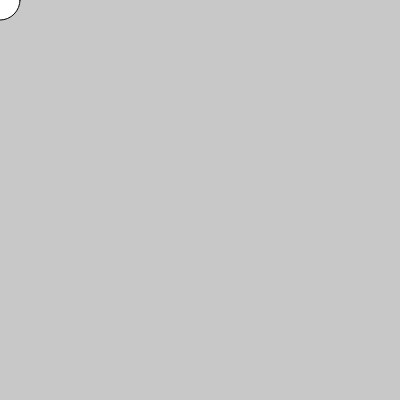
Frame 1 (no input)
Frame 60 (no input): identical to frame 1, image omitted
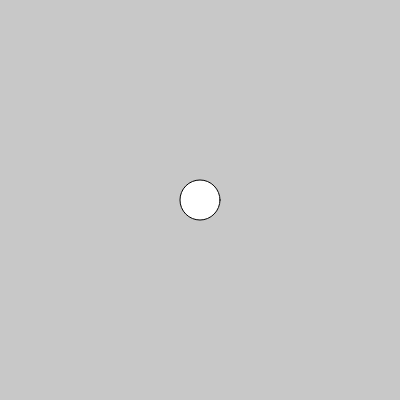
Frame 120 (the mouse pressed at the canvas centre since frame 60)

The p5.js sketch that drew these frames (run headless with seeded random() and noise() and a simulated clock; from frame 60 on, the mouse is pressed at the canvas centre):

// p5.js sketch
// ── sketch.js
function setup() {
  createCanvas(400, 400);  
}  

function draw() {
background(200);  


if(mouseX < 200 && mouseY > 200 || mouseX > 200 && mouseY < 200){
  fill("red");
} else {
  fill("white")
}
  ellipse(mouseX,mouseY,40,40);
}
